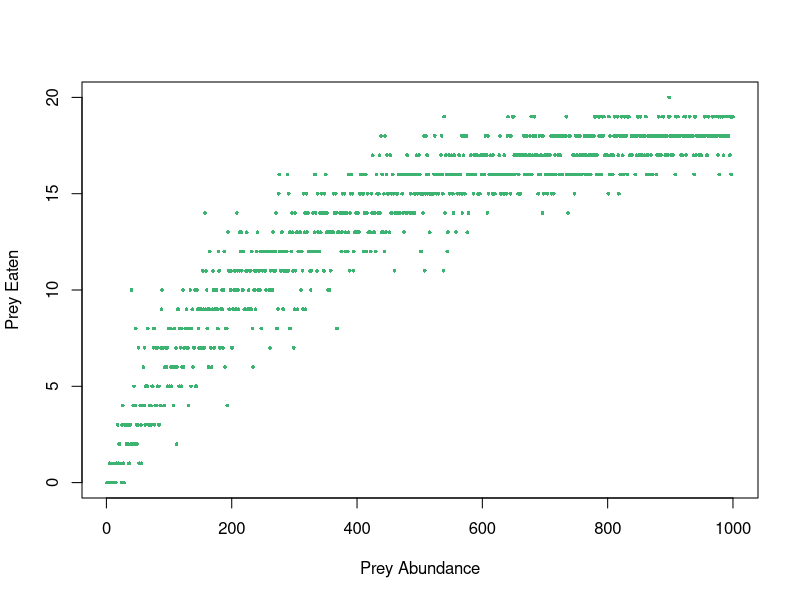

Recreate this plot in R. (Note: this script raises an error after producing the figure.)
rm(list = ls())
set.seed(123)
#function to simulate the number of prey eaten by a foraging predator
#size = number of grid cells per side of the square foraging 'arena'
#n = number of prey individuals at the start of the simulation
#time = number of timesteps over which to run the simulation
#handling.time = number of timesteps a predator must wait to restart foraging, 
#after capturing a prey
#draw.plot = whether or not to plot the arena as the simulation proceeds 
#(NOTE: plotting will SLOW DOWN the simulation and open a new plotting window)
sim.predation = function(size =30, n=100, time=100, handling.time=5, draw.plot=F) {
  
  #set up a data frame to represent the prey 
  prey = data.frame(x.pos=floor(runif(n,1,1+size)),
                    y.pos=floor(runif(n,1,1+size)),
                    born = 0, #when were the prey individuals created
                    died = NA)
  
  #another for the predators
  pred = data.frame(x.pos=floor(runif(1,1,1+size)), 
                    y.pos=floor(runif(1,1,1+size)), 
                    state=0) #hunting=0, handling>0
  
  if(draw.plot) {
    x11() #open a new plot window	
  }
  
  #loop through simulation for set number of timesteps
  for(t in 1:time){
    live.prey=which(is.na(prey$died)) #which prey are currently alive
    dead.prey=which(is.na(prey$died)==F) #which prey are dead
    
    #if there are living prey, allow them to move randomly    
    #x.pos can change 1-, 0, or +1... same with y.pos
    prey$x.pos[live.prey] = prey$x.pos[live.prey] + sample(c(-1,0,1),length(live.prey),replace=TRUE)		
    prey$y.pos[live.prey] = prey$y.pos[live.prey] + sample(c(-1,0,1),length(live.prey),replace=TRUE)		
    # if prey is in position <1, so 0, it gets moved to "size", which in this case is 30. If it
    # is in xposition "size", it gets moved to position 1. It accounts for prey that are about to
    # exit the arena.
    prey$x.pos[prey$x.pos<1] = size; prey$x.pos[prey$x.pos>size] = 1
    prey$y.pos[prey$y.pos<1] = size; prey$y.pos[prey$y.pos>size] = 1
    
    #keep track of predators' remaining handling time
    if(sum(pred$state)>0) {
      pred$state[pred$state>0] = pred$state[pred$state>0] - 1 #decrement 'state' if handling time hasn't run out
    }
    
    #if the predator is hunting, simulate its actions
    if(any(pred$state==0)) {
      #movement (same system as for prey)
      pred[pred$state==0,]$x.pos = pred[pred$state==0,]$x.pos + sample(c(-1,0,1),sum(pred$state==0),replace=TRUE)		
      pred[pred$state==0,]$y.pos = pred[pred$state==0,]$y.pos + sample(c(-1,0,1),sum(pred$state==0),replace=TRUE)		
      pred$x.pos[pred$x.pos<1] = size; pred$x.pos[pred$x.pos>size] = 1
      pred$y.pos[pred$y.pos<1] = size; pred$y.pos[pred$y.pos>size] = 1
      
      hunting.preds = which(pred$state==0) #which predators are hunting (we already know at least one is)
      #cycle through the hunting predators... see if they caught anything
      for(hunting.pred in hunting.preds) {
        #when a predator is at the same position as a live prey item
        prey.sighted = live.prey[prey$x.pos[live.prey]==pred[hunting.pred,]$x.pos &
                                   prey$y.pos[live.prey]==pred[hunting.pred,]$y.pos]
        
        if(length(prey.sighted)>0) { #if a predation event occured
          pred[hunting.pred,]$state = handling.time
          
          #decide which of the sighted prey get eaten, since multiple prey can be in the same position
          eaten.prey = prey.sighted[sample(length(prey.sighted),1)] 
          prey$died[eaten.prey] = t
          
          #add a new prey item to keep n constant
          prey[nrow(prey)+1,] = c(floor(runif(1,1,1+size)),floor(runif(1,1,1+size)), t, NA)
        }#end predation event
      }#end for(hunting.pred)
    }
    
    #if desired, plot the arena
    if(draw.plot) {	
      #live prey are blue
      plot(prey$x.pos[live.prey],prey$y.pos[live.prey], xlim=c(1,size), ylim=c(1,size), col="blue", cex=1.2,
           xlab="x position",ylab="y position", main="PREDATION ARENA of DEATH")
      par(new=TRUE)
      #hunting predators are blue
      plot(pred$x.pos[pred$state==0],pred$y.pos[pred$state==0], 
           xlim=c(1,size), ylim=c(1,size),pch=4,cex=3,lwd=3,
           col="blue",axes=FALSE,
           xlab=NA, ylab=NA)
      par(new=TRUE)
      #handling predators are grey
      plot(pred[pred$state>0,]$x.pos,pred[pred$state>0,]$y.pos, 
           xlim=c(1,size), ylim=c(1,size),pch=4,cex=3,col="grey",lwd=3,axes=FALSE,
           xlab=NA, ylab=NA)
      par(new=TRUE)
      #dead prey are red
      plot(prey$x.pos[dead.prey],prey$y.pos[dead.prey], 
           xlim=c(1,size), ylim=c(1,size),pch=16,col="red", axes=FALSE,
           xlab=NA, ylab=NA)
      Sys.sleep(1) #delay iteration (so the plot sticks around long enough to see it)
    }	
    
  }
  
  return(prey)
  
}#end sim.predation

sim.predation()

#### Q1: ####

# Randomly choose 100 numbers between 1 and 1000.  
N <- c(1:1000)

# Make empty vector to store values for prey eaten.
prey.eaten <- rep(0, length(N))

# Loop through iterations with different numbers of prey. For i = 1, this means, how many
# prey were eaten if there was 1 prey available? If i = 100, how many prey were eaten out of the
# 100 available? 

for (i in 1:length(N)){
  prey <- sim.predation(size = 30, 
                        n = N[i], 
                        time = 100, 
                        handling.time = 5, 
                        draw.plot = F)
  prey.eaten[i] <- sum(!is.na(prey$died))
}


plot(prey.eaten ~ N, 
     pch = 16,
     col = "mediumseagreen", 
     cex = 0.5,
     xlab = "Prey Abundance",
     ylab = "Prey Eaten")


# Make matrices for estimates and for predictions
estimates <- matrix(NA, nrow=1000, ncol=2)
predictions <- matrix(NA, nrow=1000, ncol=1000)
N.predict <- c(1:1000)


# Write a function that accepts alpha, Th, and N, keep Tt constant at 100.
type2 <- function(alpha, N, Th) {
  prey.eaten <- (100*alpha*N)/(1+(Th*alpha*N))
  return(prey.eaten)
}

# my.nls <- nls(prey.eaten ~ type2(),
#               start=list(alpha=0.001,Th=5), algorithm="port", lower=c(0,0),
#               upper=c(10,100))

# Tt = time period
# alpha = encounter rate
# n = prey abundance
# Th = handling time

# The loop works! 
for (i in 1:1000){
  boot <- sample(c(1:length(N)), replace=T) #randomly sample from numbers from 1:100, which is the
  # length of N, and assign them to "boot"
  re.N <- N[boot] # resample from N (prey abundance), call this re.N
  re.prey.eaten <- prey.eaten[boot] # resample from prey eaten, call it re.prey.eaten
  nls.fit <- nls(re.prey.eaten ~ (Tt*alpha*re.N)/(1+(Th*alpha*re.N)), # fit NLS using resampled data
                 start=list(alpha=0.001, Th=5), 
                 algorithm="port", 
                 lower=c(0,0),
                 upper=c(10,100))
  estimates[i,1] <- summary(nls.fit)$coefficients[1,1] # populate estimates column for alpha
  estimates[i,2] <- summary(nls.fit)$coefficients[2,1] # populate estimates column for Th
  predictions[i, ]<- type2(alpha = estimates[i, 1], N = N.predict, Th = estimates[i, 2]) # populate 
  # predictions matrix by applying type2 function 1000 times in every row.
}


# Plot histogram of parameter estimates.
par(mfrow=c(1,2))
hist(estimates[ ,1],
     main = "",
     xlab = "alpha estimate",
     col = "mediumseagreen")

hist(estimates[ ,2], 
     xlab = "Th estimate",
     main = "",
     col = "mediumseagreen")

predictions.t <- t(predictions)

predictions.t<- apply(predictions.t, MARGIN = 1 , FUN = sort)

lower_cl <- predictions.t[26, ]
upper_cl <- predictions.t[975, ]
lower_cl[5]
upper_cl[5]

predictions3 <- (apply(predictions, MARGIN = 1, FUN = sort))
lower_cl_3 <- predictions3[26, ]
upper_cl_3 <- predictions3[975, ]
upper_cl_3[5]
lower_cl_3[5]
